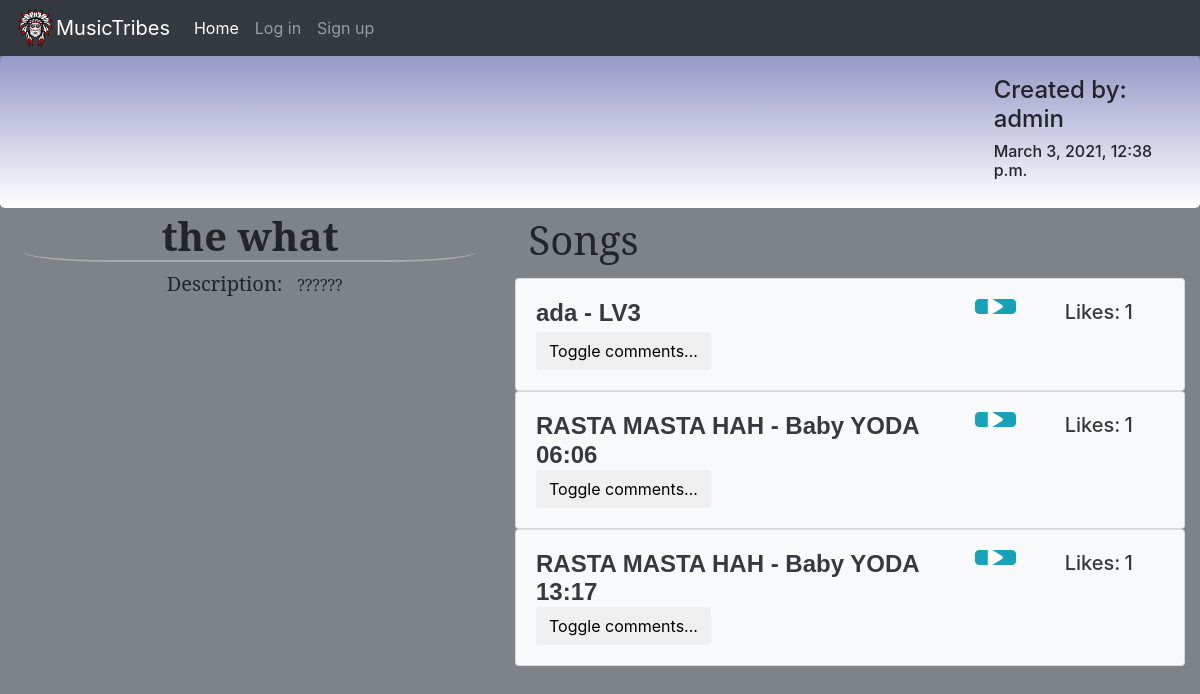
The page /tribes/29/playlist/17 on the database as committed earlier.
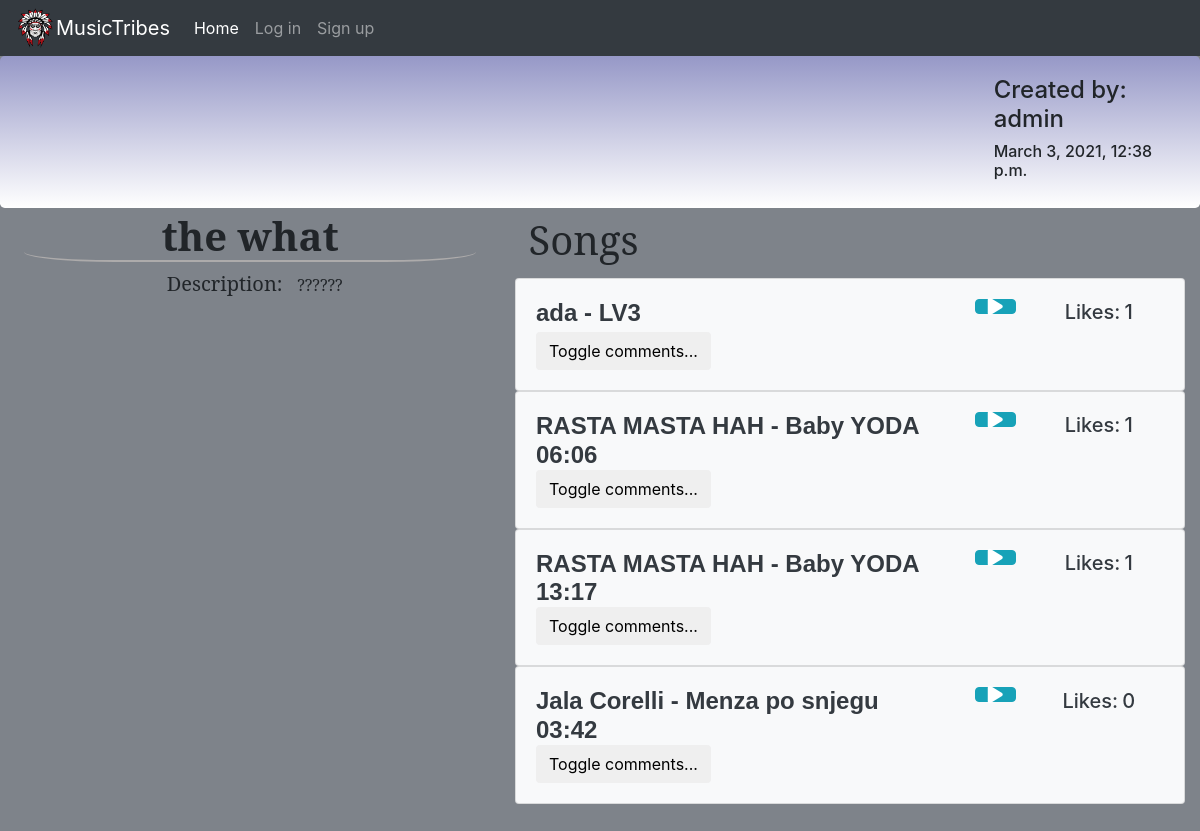
The same page on the database as committed later.
### app/models.py (models this page shows, shortened)
class TimeStamped(models.Model):
    created_at = models.DateTimeField(editable=False)
    updated_at = models.DateTimeField(editable=False)
    class Meta:
        abstract = True

class Song(TimeStamped):
    url = models.CharField(max_length=200,unique=False,blank=False)
    title = models.CharField(blank=False,max_length=200)
    artist = models.CharField(blank=False,max_length=200)
    creator = models.ForeignKey(Profile,on_delete=models.CASCADE)
    playlist = models.ForeignKey(Playlist,on_delete=models.CASCADE)
    song_duration = models.TimeField()

### app/views.py (the view)
# urls.py: path('<int:tribe_id>/playlist/<int:playlist_id>', views.playlist, name='playlist'),
def playlist(request,tribe_id,playlist_id):
    tribe = get_object_or_404(Tribe,pk = tribe_id)
    playlist = Playlist.objects.filter(tribe=tribe,pk=playlist_id)
    songs = Song.objects.filter(playlist=playlist.first())
    comments=Comment.objects.all()
    likes = []
    like_count = []
    for song in songs:
        like_count.append(like_count_song(song))
        if request.user.is_authenticated:
            if Like.objects.filter(song=song,user=request.user.profile).exists():
                likes.append(True)
            else:
                likes.append(False)
        else:
            likes.append(False)
    playlist = playlist[0]
    if request.user.is_authenticated:
        is_member = is_member_of_tribe(request.user,tribe)
    else:
        is_member = False
    context={"playlist":playlist,
            "songs_with_likes":zip(songs,likes,like_count),
            "tribe":tribe,
            "is_member_of_tribe": is_member,
            "comments":comments,
            "form":CommentForm(),
            }
    return render(request,"app/playlist.html",context)

### accounts/models.py (called while the page is built)
    def __str__(self):
        return self.user.username

### app/utils.py (called while the page is built)
def like_count_song(song):
    likes_count = Like.objects.filter(song=song).count()
    return likes_count

### app/templates/app/playlist.html (shortened to what this page needs)
{% extends 'app/base.html' %}
{%load static%}
{% block content %}
<div class="jumbotron d-flex jumbo">
    <div class="container-fluid">
        <div class="row">
            <div class="col-3">
            </div>
            <div class="col-lg-7">
            </div>
            <div class="col-2">
                <h4>Created by: {{playlist.creator}}</h4>
                <h6>{{playlist.created_at}}</h6>
            </div>
        </div>
    </div>
</div>
<div class="container-fluid playlist-main">
    <div class="row">
        <div class ="col-5 description-container">
            <h1 id="playlist-name"style="font-family: 'Noto Serif', serif;font-weight:bold;margin:2%;">{{playlist.name}}</h1>
            <h5 style="font-family: 'Noto Serif', serif;display:inline;margin:2%;">Description: </h5>
            <p style="font-family: 'Noto Serif', serif;display:inline;">{{playlist.description}}</p>
        </div>
        <div class ="col-7 songs-container">
            {%include "app/songs.html" with song_with_likes=song_with_likes%}
        </div>
    </div>
</div>
{% endblock %}

### app/templates/app/songs.html (shortened to what this page needs)
{% load static %}
<h1 style="font-family: 'Noto Serif', serif;margin:2%;">Songs</h1>
{% for song,like,like_count in songs_with_likes %}
<div class="card bg-light text-dark">
    <div class="card-body">
        <div class ="row">
            <div class="col-8">
                <h4 style="display:inline;font-family: 'Arimo', sans-serif; font-weight:600;">{{ song.artist }} - {{ song.title }} {{song.song_duration|time:"H:i"}} </h4>
            </div>
            <div class="col-1">
                <a href="{{song.url}}" class="btn btn-info" target="_blank"><i class="fas fa-play fa-lg"></i></a>
            </div>
            <div class="col-3 d-flex justify-content-center">
                {% if is_member_of_tribe or user.profile == tribe.chieftain%}
                    {% if like %}
                        {% include "includes/dislike_button.html" with song=song %}
                    {% else %}
                        {% include "includes/like_button.html" with song=song %}
                    {% endif %}
                {% else %}
                    <h5 style="margin-left:3%;margin-top:1%;">Likes: </h5>
                {% endif %}
                <h5 style="margin-left:3%;margin-top:1%;">{{ like_count }}</h5>
            </div>
        </div>
        <div class="comments-container">
            <button class="btn btn-basic" id="btn-comments" onclick="showComments()">Toggle comments...</button>
    </div>
    </div>
</div>
{%empty%}
<h5>Playlist is empty.</h5>
{% endfor %}

Rows that differ between the two databases and show on the page:
added Song: artist "Jala Corelli", title "Menza po snjegu", song_duration "03:42", like_count "0"
